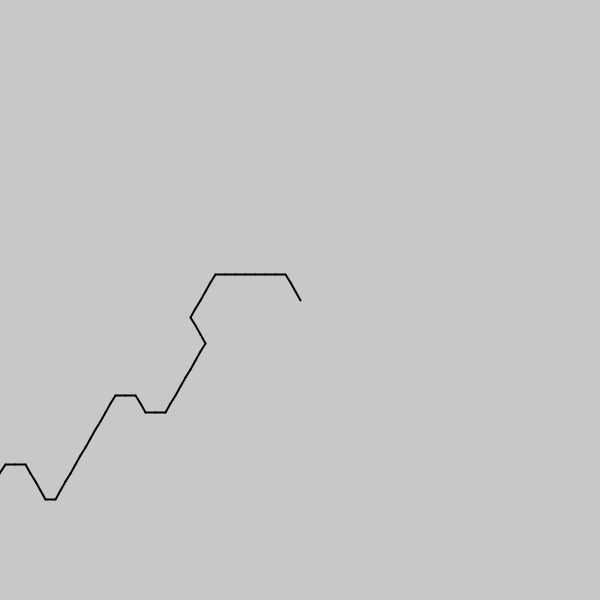
Frame 1 (no input)
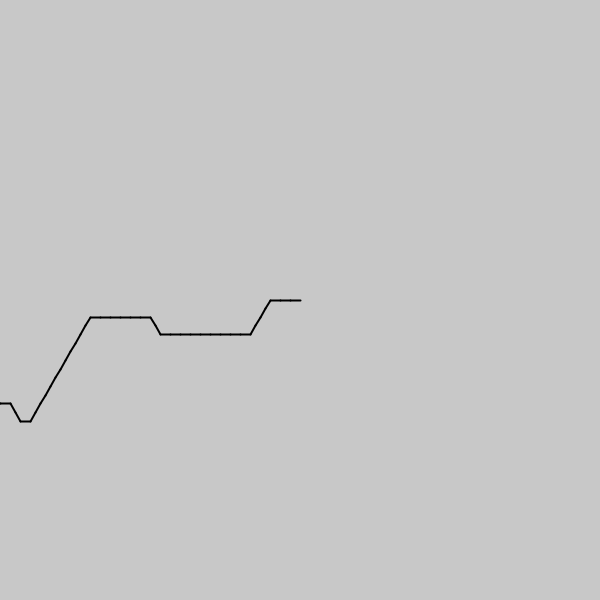
Frame 60 (the mouse pressed at the canvas centre just before this capture)
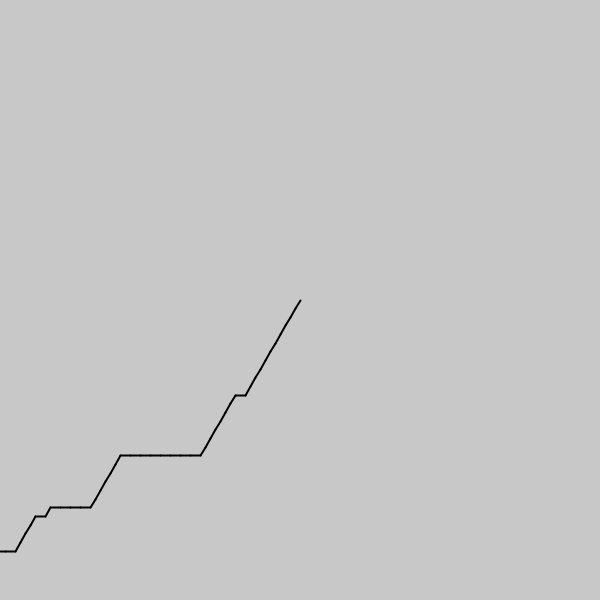
Frame 120 (the mouse held since frame 60 and released just before this capture)

The Processing sketch that drew these frames (run headless with seeded random() and noise(); from frame 60 on, the mouse is pressed at the canvas centre):

// Processing sketch: sketch_180819b
// ── sketch_180819b.pde
void setup()
{
  size(600,600);
}

void draw()
{
  //fill(200,200,200,50);
  //rect(0,0,width,height);
  background(200);
  float[][] vs = new float[6][2];
  float dLen = TWO_PI/6;
  float edgeLen = 10;
  for(int i = 0; i < vs.length; i++)
  {
    vs[i][0] = edgeLen*cos(dLen*i);
    vs[i][1] = edgeLen*sin(dLen*i);
  }
  strokeWeight(2);
  drawLine(new float[]{width/2,height/2},800,vs);
}

void drawLine(float[] pos, int counts, float[][] vs)
{
  if(counts < 1)
    return;
  //get dir
  int rndIndex = (int)(noise((millis()/2000.f+counts)/7.f+millis()/200.f)*vs.length);
  float[] dir = {vs[rndIndex][0],vs[rndIndex][1]};
  //if(random(1)>.5)
  //{dir[0]*=-1; dir[1]*=-1;}
  float[] tmp = { pos[0]+dir[0],  pos[1]+dir[1]};
  line(pos[0],pos[1],tmp[0],tmp[1]);
  //ellipse(pos[0],pos[1],2,2);//tmp[0],tmp[1]);
  drawLine(tmp, counts-1, vs);
  
}
